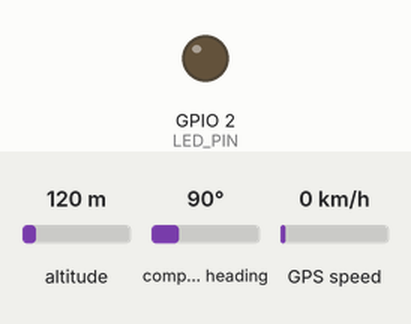
Bench run of a sketch on a simulated ESP32. Shown: output pins drawn as LEDs (lit = HIGH). Inputs (shaded band) come from the test bench; at power-on: altitude 120 m, compass heading 90°, GPS speed 0 km/h. WiFi joins after 1.5 s; servers stay silent unless stated; uploads are accepted with an empty reply; the GPS gets a fix after 3 s at 37.7749, -122.4194 with 8 satellites; what the sketch prints to the serial monitor is not drawn.

Above: at 4.1 s.
At 5.25 s:
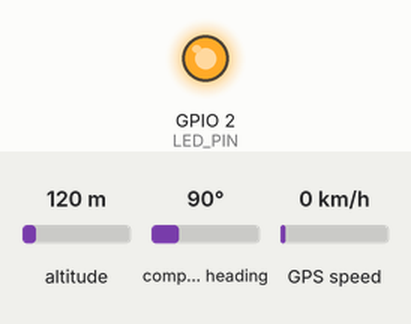
Timing chart, 0 to 9.6 s (numbered marks = the images above):
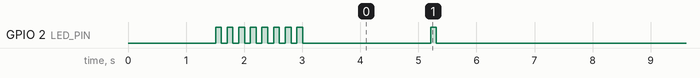

Measured:
- by itself, GPIO 2 (LED_PIN): goes 7 × (LOW 0.10 s, HIGH 0.10 s), LOW 2.2 s, 24 × (HIGH 0.10 s, LOW 4.9 s), HIGH 0.10 s, then LOW

The sketch:

esp32_gps_tracker.ino
```cpp
/**
 * SSET BusTracker ΓÇö ESP32 GPS Tracker Firmware
 * -----------------------------------------------
 * Hardware:
 *   - ESP32 (any 38-pin variant)
 *   - NEO-6M / NEO-8M GPS module  (UART2: GPIO16=RX, GPIO17=TX)
 *   - SIM800L GSM module (optional, UART1: GPIO4=RX, GPIO2=TX)
 *
 * Behavior:
 *   1. Reads GPS coordinates every 5 seconds
 *   2. Sends POST /api/bus/update-location to the server
 *   3. Uses WiFi if available, falls back to SIM800L GPRS
 *   4. Onboard LED blinks to show status
 *
 * Libraries needed (install via Arduino Library Manager):
 *   - TinyGPS++  by Mikal Hart
 *   - ArduinoJson by Benoit Blanchon
 *   - HTTPClient (built-in with ESP32 board package)
 *
 * Board: "ESP32 Dev Module" in Arduino IDE
 * Upload speed: 115200
 */

#include <WiFi.h>
#include <HTTPClient.h>
#include <ArduinoJson.h>
#include <TinyGPS++.h>
#include <HardwareSerial.h>

// ΓöÇΓöÇ CONFIG ΓÇö change these for each bus ΓöÇΓöÇΓöÇΓöÇΓöÇΓöÇΓöÇΓöÇΓöÇΓöÇΓöÇΓöÇΓöÇΓöÇΓöÇΓöÇΓöÇΓöÇΓöÇΓöÇΓöÇΓöÇΓöÇΓöÇΓöÇΓöÇΓöÇΓöÇΓöÇΓöÇΓöÇΓöÇΓöÇΓöÇΓöÇΓöÇΓöÇΓöÇΓöÇ
const char* BUS_ID       = "KL07-BUS01";   // Must match seed data
const char* WIFI_SSID    = "POCO X3 Pro";
const char* WIFI_PASS    = "12345543";

// Server URL ΓÇö use your Vercel URL in production, localhost for testing
const char* SERVER_URL   = "https://bustracker-two.vercel.app/api/hardware/location";
// For local IoT server (Socket.IO real-time):
// const char* SERVER_URL = "http://192.168.1.100:3001/api/bus/update-location";

const int   GPS_INTERVAL_MS = 5000;   // Send every 5 seconds
const int   LED_PIN         = 2;      // Onboard LED

// ΓöÇΓöÇ GPS setup ΓöÇΓöÇΓöÇΓöÇΓöÇΓöÇΓöÇΓöÇΓöÇΓöÇΓöÇΓöÇΓöÇΓöÇΓöÇΓöÇΓöÇΓöÇΓöÇΓöÇΓöÇΓöÇΓöÇΓöÇΓöÇΓöÇΓöÇΓöÇΓöÇΓöÇΓöÇΓöÇΓöÇΓöÇΓöÇΓöÇΓöÇΓöÇΓöÇΓöÇΓöÇΓöÇΓöÇΓöÇΓöÇΓöÇΓöÇΓöÇΓöÇΓöÇΓöÇΓöÇΓöÇΓöÇΓöÇΓöÇΓöÇΓöÇΓöÇΓöÇΓöÇΓöÇΓöÇΓöÇΓöÇ
TinyGPSPlus gps;
HardwareSerial gpsSerial(2);   // UART2
#define GPS_RX_PIN 16
#define GPS_TX_PIN 17
#define GPS_BAUD   9600

// ΓöÇΓöÇ State ΓöÇΓöÇΓöÇΓöÇΓöÇΓöÇΓöÇΓöÇΓöÇΓöÇΓöÇΓöÇΓöÇΓöÇΓöÇΓöÇΓöÇΓöÇΓöÇΓöÇΓöÇΓöÇΓöÇΓöÇΓöÇΓöÇΓöÇΓöÇΓöÇΓöÇΓöÇΓöÇΓöÇΓöÇΓöÇΓöÇΓöÇΓöÇΓöÇΓöÇΓöÇΓöÇΓöÇΓöÇΓöÇΓöÇΓöÇΓöÇΓöÇΓöÇΓöÇΓöÇΓöÇΓöÇΓöÇΓöÇΓöÇΓöÇΓöÇΓöÇΓöÇΓöÇΓöÇΓöÇΓöÇΓöÇΓöÇΓöÇΓöÇ
unsigned long lastSendTime = 0;
bool wifiConnected = false;

// ΓöÇΓöÇ LED blink patterns ΓöÇΓöÇΓöÇΓöÇΓöÇΓöÇΓöÇΓöÇΓöÇΓöÇΓöÇΓöÇΓöÇΓöÇΓöÇΓöÇΓöÇΓöÇΓöÇΓöÇΓöÇΓöÇΓöÇΓöÇΓöÇΓöÇΓöÇΓöÇΓöÇΓöÇΓöÇΓöÇΓöÇΓöÇΓöÇΓöÇΓöÇΓöÇΓöÇΓöÇΓöÇΓöÇΓöÇΓöÇΓöÇΓöÇΓöÇΓöÇΓöÇΓöÇΓöÇΓöÇΓöÇΓöÇΓöÇΓöÇ
void blinkLED(int times, int delayMs = 200) {
  for (int i = 0; i < times; i++) {
    digitalWrite(LED_PIN, HIGH); delay(delayMs);
    digitalWrite(LED_PIN, LOW);  delay(delayMs);
  }
}

// ΓöÇΓöÇ WiFi connect ΓöÇΓöÇΓöÇΓöÇΓöÇΓöÇΓöÇΓöÇΓöÇΓöÇΓöÇΓöÇΓöÇΓöÇΓöÇΓöÇΓöÇΓöÇΓöÇΓöÇΓöÇΓöÇΓöÇΓöÇΓöÇΓöÇΓöÇΓöÇΓöÇΓöÇΓöÇΓöÇΓöÇΓöÇΓöÇΓöÇΓöÇΓöÇΓöÇΓöÇΓöÇΓöÇΓöÇΓöÇΓöÇΓöÇΓöÇΓöÇΓöÇΓöÇΓöÇΓöÇΓöÇΓöÇΓöÇΓöÇΓöÇΓöÇΓöÇΓöÇΓöÇΓöÇ
void connectWiFi() {
  Serial.print("Connecting to WiFi: ");
  Serial.println(WIFI_SSID);
  WiFi.begin(WIFI_SSID, WIFI_PASS);

  int attempts = 0;
  while (WiFi.status() != WL_CONNECTED && attempts < 40) {
    delay(500);
    Serial.print(".");
    attempts++;
  }

  if (WiFi.status() == WL_CONNECTED) {
    wifiConnected = true;
    Serial.println("\nWiFi connected! IP: " + WiFi.localIP().toString());
    blinkLED(3, 100); // 3 fast blinks = WiFi OK
  } else {
    wifiConnected = false;
    Serial.println("\nWiFi failed ΓÇö will retry");
    blinkLED(1, 500); // 1 slow blink = WiFi failed
  }
}

// ΓöÇΓöÇ Send GPS data to server ΓöÇΓöÇΓöÇΓöÇΓöÇΓöÇΓöÇΓöÇΓöÇΓöÇΓöÇΓöÇΓöÇΓöÇΓöÇΓöÇΓöÇΓöÇΓöÇΓöÇΓöÇΓöÇΓöÇΓöÇΓöÇΓöÇΓöÇΓöÇΓöÇΓöÇΓöÇΓöÇΓöÇΓöÇΓöÇΓöÇΓöÇΓöÇΓöÇΓöÇΓöÇΓöÇΓöÇΓöÇΓöÇΓöÇΓöÇΓöÇΓöÇΓöÇΓöÇ
bool sendLocation(double lat, double lng, double speed, double heading) {
  if (WiFi.status() != WL_CONNECTED) {
    connectWiFi();
    if (!wifiConnected) return false;
  }

  HTTPClient http;
  http.begin(SERVER_URL);
  http.addHeader("Content-Type", "application/json");
  http.setTimeout(8000); // 8 second timeout

  // Build JSON payload
  StaticJsonDocument<256> doc;
  doc["busId"]     = BUS_ID;
  doc["latitude"]  = lat;
  doc["longitude"] = lng;
  doc["speed"]     = speed;
  doc["heading"]   = heading;

  String payload;
  serializeJson(doc, payload);

  Serial.print("Sending: ");
  Serial.println(payload);

  int httpCode = http.POST(payload);
  http.end();

  if (httpCode == 200 || httpCode == 201) {
    Serial.println("OK (" + String(httpCode) + ")");
    blinkLED(1, 100); // 1 quick blink = success
    return true;
  } else {
    Serial.println("HTTP Error: " + String(httpCode));
    blinkLED(2, 300); // 2 blinks = HTTP error
    return false;
  }
}

// ΓöÇΓöÇ Setup ΓöÇΓöÇΓöÇΓöÇΓöÇΓöÇΓöÇΓöÇΓöÇΓöÇΓöÇΓöÇΓöÇΓöÇΓöÇΓöÇΓöÇΓöÇΓöÇΓöÇΓöÇΓöÇΓöÇΓöÇΓöÇΓöÇΓöÇΓöÇΓöÇΓöÇΓöÇΓöÇΓöÇΓöÇΓöÇΓöÇΓöÇΓöÇΓöÇΓöÇΓöÇΓöÇΓöÇΓöÇΓöÇΓöÇΓöÇΓöÇΓöÇΓöÇΓöÇΓöÇΓöÇΓöÇΓöÇΓöÇΓöÇΓöÇΓöÇΓöÇΓöÇΓöÇΓöÇΓöÇΓöÇΓöÇΓöÇΓöÇΓöÇ
void setup() {
  Serial.begin(115200);
  pinMode(LED_PIN, OUTPUT);

  Serial.println("=== SSET BusTracker ESP32 ===");
  Serial.print("Bus ID: "); Serial.println(BUS_ID);

  // Start GPS serial
  gpsSerial.begin(GPS_BAUD, SERIAL_8N1, GPS_RX_PIN, GPS_TX_PIN);
  Serial.println("GPS serial started on UART2");

  // Connect WiFi
  connectWiFi();

  // Startup blink
  blinkLED(5, 100);
  Serial.println("Ready. Waiting for GPS fix...");
}

// ΓöÇΓöÇ Main loop ΓöÇΓöÇΓöÇΓöÇΓöÇΓöÇΓöÇΓöÇΓöÇΓöÇΓöÇΓöÇΓöÇΓöÇΓöÇΓöÇΓöÇΓöÇΓöÇΓöÇΓöÇΓöÇΓöÇΓöÇΓöÇΓöÇΓöÇΓöÇΓöÇΓöÇΓöÇΓöÇΓöÇΓöÇΓöÇΓöÇΓöÇΓöÇΓöÇΓöÇΓöÇΓöÇΓöÇΓöÇΓöÇΓöÇΓöÇΓöÇΓöÇΓöÇΓöÇΓöÇΓöÇΓöÇΓöÇΓöÇΓöÇΓöÇΓöÇΓöÇΓöÇΓöÇΓöÇΓöÇΓöÇ
void loop() {
  // Feed GPS data into TinyGPS++ parser
  while (gpsSerial.available() > 0) {
    gps.encode(gpsSerial.read());
  }

  // Always check WiFi and reconnect if dropped
  if (WiFi.status() != WL_CONNECTED) {
    Serial.println("WiFi dropped — reconnecting...");
    WiFi.disconnect();
    delay(1000);
    connectWiFi();
  }

  unsigned long now = millis();
  if (now - lastSendTime >= GPS_INTERVAL_MS) {
    lastSendTime = now;

    if (gps.location.isValid() && gps.location.isUpdated()) {
      double lat     = gps.location.lat();
      double lng     = gps.location.lng();
      double speed   = gps.speed.kmph();
      double heading = gps.course.deg();
      int    sats    = gps.satellites.value();

      Serial.printf("[GPS] lat=%.6f lng=%.6f speed=%.1fkm/h heading=%.1f sats=%d\n",
                    lat, lng, speed, heading, sats);

      sendLocation(lat, lng, speed, heading);

    } else {
      // No GPS fix yet
      int age = gps.location.age();
      Serial.printf("[GPS] No fix yet (age=%dms, chars=%d, sats=%d)\n",
                    age, gps.charsProcessed(), gps.satellites.value());

      // Blink LED slowly while waiting for fix
      digitalWrite(LED_PIN, !digitalRead(LED_PIN));

      // Reconnect WiFi if dropped
      if (WiFi.status() != WL_CONNECTED) {
        Serial.println("WiFi dropped ΓÇö reconnecting...");
        connectWiFi();
      }
    }
  }
}
```
